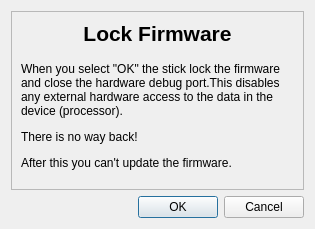
<?xml version="1.0" encoding="UTF-8"?>
<ui version="4.0">
 <class>stick20LockFirmwareDialog</class>
 <widget class="QDialog" name="stick20LockFirmwareDialog">
  <property name="geometry">
   <rect>
    <x>0</x>
    <y>0</y>
    <width>315</width>
    <height>229</height>
   </rect>
  </property>
  <property name="sizePolicy">
   <sizepolicy hsizetype="MinimumExpanding" vsizetype="MinimumExpanding">
    <horstretch>0</horstretch>
    <verstretch>0</verstretch>
   </sizepolicy>
  </property>
  <property name="windowTitle">
   <string>Lock Firmware</string>
  </property>
  <property name="windowIcon">
   <iconset resource="resources.qrc">
    <normaloff>:/images/new/icon_NK.svg</normaloff>:/images/new/icon_NK.svg</iconset>
  </property>
  <layout class="QVBoxLayout" name="verticalLayout_2">
   <item>
    <widget class="QFrame" name="frame">
     <property name="autoFillBackground">
      <bool>false</bool>
     </property>
     <property name="frameShape">
      <enum>QFrame::StyledPanel</enum>
     </property>
     <property name="frameShadow">
      <enum>QFrame::Sunken</enum>
     </property>
     <layout class="QVBoxLayout" name="verticalLayout">
      <item>
       <widget class="QLabel" name="label_2">
        <property name="font">
         <font>
          <pointsize>16</pointsize>
          <weight>75</weight>
          <bold>true</bold>
         </font>
        </property>
        <property name="text">
         <string>Lock Firmware</string>
        </property>
        <property name="alignment">
         <set>Qt::AlignCenter</set>
        </property>
       </widget>
      </item>
      <item>
       <widget class="QLabel" name="label">
        <property name="sizePolicy">
         <sizepolicy hsizetype="Expanding" vsizetype="Expanding">
          <horstretch>0</horstretch>
          <verstretch>0</verstretch>
         </sizepolicy>
        </property>
        <property name="text">
         <string>&lt;html&gt;&lt;head/&gt;&lt;body&gt;&lt;p&gt;When you select &amp;quot;OK&amp;quot; the stick lock the firmware and close the hardware debug port.This disables any external hardware access to the data in the device (processor).&lt;/p&gt;&lt;p&gt;There is no way back! &lt;/p&gt;&lt;p&gt;After this you can't update the firmware.&lt;/p&gt;&lt;/body&gt;&lt;/html&gt;</string>
        </property>
        <property name="wordWrap">
         <bool>true</bool>
        </property>
       </widget>
      </item>
     </layout>
    </widget>
   </item>
   <item>
    <layout class="QHBoxLayout" name="horizontalLayout">
     <item>
      <spacer name="horizontalSpacer">
       <property name="orientation">
        <enum>Qt::Horizontal</enum>
       </property>
       <property name="sizeHint" stdset="0">
        <size>
         <width>40</width>
         <height>20</height>
        </size>
       </property>
      </spacer>
     </item>
     <item>
      <widget class="QDialogButtonBox" name="buttonBox">
       <property name="orientation">
        <enum>Qt::Horizontal</enum>
       </property>
       <property name="standardButtons">
        <set>QDialogButtonBox::Cancel|QDialogButtonBox::Ok</set>
       </property>
      </widget>
     </item>
    </layout>
   </item>
  </layout>
 </widget>
 <resources>
  <include location="resources.qrc"/>
 </resources>
 <connections>
  <connection>
   <sender>buttonBox</sender>
   <signal>accepted()</signal>
   <receiver>stick20LockFirmwareDialog</receiver>
   <slot>accept()</slot>
   <hints>
    <hint type="sourcelabel">
     <x>248</x>
     <y>254</y>
    </hint>
    <hint type="destinationlabel">
     <x>157</x>
     <y>274</y>
    </hint>
   </hints>
  </connection>
  <connection>
   <sender>buttonBox</sender>
   <signal>rejected()</signal>
   <receiver>stick20LockFirmwareDialog</receiver>
   <slot>reject()</slot>
   <hints>
    <hint type="sourcelabel">
     <x>316</x>
     <y>260</y>
    </hint>
    <hint type="destinationlabel">
     <x>286</x>
     <y>274</y>
    </hint>
   </hints>
  </connection>
 </connections>
</ui>
